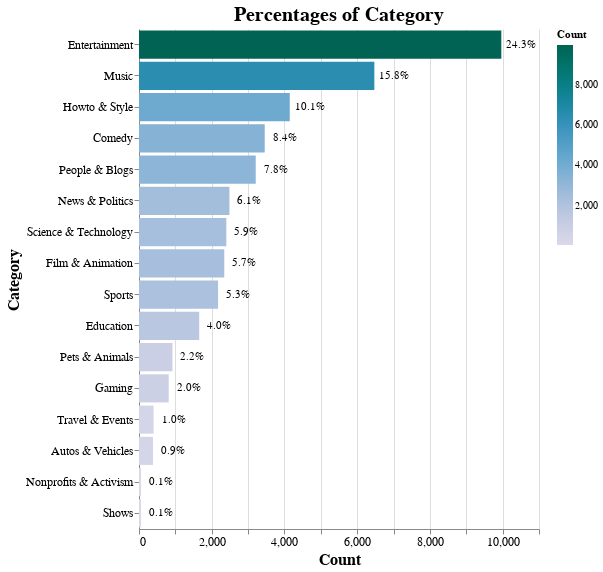

The notebook cell this image was saved under:
### Code cell
bar = alt.Chart(df_cat, title='Percentages of Category').mark_bar().encode(
    x=alt.X('id:Q', title='Count', scale=alt.Scale(domain=(0, 11000))),
    y=alt.Y('Category', sort='-x'),
    color=alt.Color('id:Q', scale=alt.Scale(scheme='purplebluegreen'), legend=alt.Legend(titleOrient='top', tickCount=4, title = 'Count'))
).properties(height=500)

text = alt.Chart(df_cat).mark_text(dx=20, dy=0, color='Black').encode(
    x=alt.X('id:Q', title='Count', scale=alt.Scale(domain=(0, 11000))),
    y=alt.Y('Category', sort='-x'),
    text=alt.Text('percent_id', format='.1%')
)

alt.layer(bar, text).configure_view(
    stroke='transparent'
).configure_axis(
    labelFontSize=12,
    titleFontSize=16
).configure_title(
    fontSize=20)

### Figure 1 — Vega-Lite specification as saved in the notebook (floating-point values rounded to 4 significant figures)
{"config": {"view": {"continuousWidth": 400, "continuousHeight": 300, "stroke": "transparent"}, "axis": {"labelFontSize": 12, "titleFontSize": 16}, "title": {"fontSize": 20}}, "layer": [{"mark": "bar", "encoding": {"color": {"type": "quantitative", "field": "id", "legend": {"tickCount": 4, "title": "Count", "titleOrient": "top"}, "scale": {"scheme": "purplebluegreen"}}, "x": {"type": "quantitative", "field": "id", "scale": {"domain": [0, 11000]}, "title": "Count"}, "y": {"type": "nominal", "field": "Category", "sort": "-x"}}, "height": 500, "title": "Percentages of Category"}, {"mark": {"type": "text", "color": "Black", "dx": 20, "dy": 0}, "encoding": {"text": {"type": "quantitative", "field": "percent_id", "format": ".1%"}, "x": {"type": "quantitative", "field": "id", "scale": {"domain": [0, 11000]}, "title": "Count"}, "y": {"type": "nominal", "field": "Category", "sort": "-x"}}}], "data": {"name": "data-26ec2c7f98abe3d21013c54ef6d3a1fd"}, "$schema": "https://vega.github.io/schema/vega-lite/v4.8.1.json", "datasets": {"data-26ec2c7f98abe3d21013c54ef6d3a1fd": [{"Category": "Autos & Vehicles", "id": 384, "percent_id": 0.009378}, {"Category": "Comedy", "id": 3457, "percent_id": 0.08442}, {"Category": "Education", "id": 1656, "percent_id": 0.04044}, {"Category": "Entertainment", "id": 9964, "percent_id": 0.2433}, {"Category": "Film & Animation", "id": 2345, "percent_id": 0.05727}, {"Category": "Gaming", "id": 817, "percent_id": 0.01995}, {"Category": "Howto & Style", "id": 4146, "percent_id": 0.1012}, {"Category": "Music", "id": 6472, "percent_id": 0.1581}, {"Category": "News & Politics", "id": 2487, "percent_id": 0.06073}, {"Category": "Nonprofits & Activism", "id": 57, "percent_id": 0.001392}, {"Category": "People & Blogs", "id": 3210, "percent_id": 0.07839}, {"Category": "Pets & Animals", "id": 920, "percent_id": 0.02247}, {"Category": "Science & Technology", "id": 2401, "percent_id": 0.05863}, {"Category": "Shows", "id": 57, "percent_id": 0.001392}, {"Category": "Sports", "id": 2174, "percent_id": 0.05309}, {"Category": "Travel & Events", "id": 402, "percent_id": 0.009817}]}}
